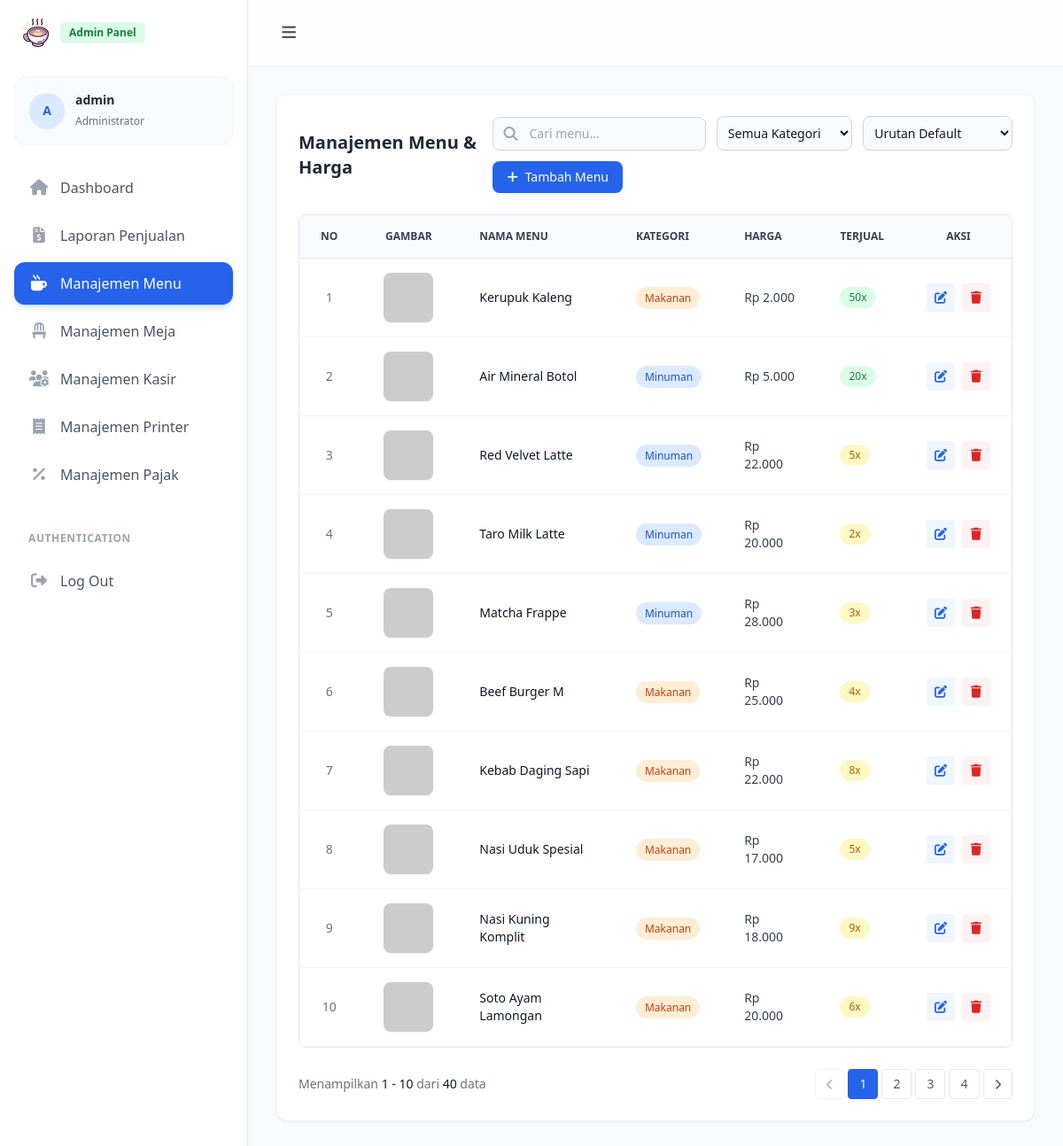
Screenshot of /admin/menu/index.php (signed in) with the database file from the repository.
### tables this page shows
CREATE TABLE `menu` (
  `id` int unsigned NOT NULL AUTO_INCREMENT,
  `name` varchar(50) NOT NULL,
  `image` varchar(150) DEFAULT NULL,
  `category` tinyint unsigned NOT NULL COMMENT '1: Makanan, 2: Minuman',
  `price` int unsigned NOT NULL,
  `sold` int unsigned NOT NULL DEFAULT '0',
  `description` text,
  `created_at` datetime DEFAULT CURRENT_TIMESTAMP,
  `updated_at` datetime DEFAULT NULL,
  PRIMARY KEY (`id`)
);

### admin/menu/index.php (the view, shortened to what this page needs)
<?php
require_once __DIR__ . '/../../config.php';
$limit = 10;
$page = isset($_GET['page']) ? max(1, (int)$_GET['page']) : 1;
$search = isset($_GET['search']) ? trim($_GET['search']) : '';
$category_filter = isset($_GET['category']) ? $_GET['category'] : '';
$sort_filter = isset($_GET['sort']) ? $_GET['sort'] : 'default';
$offset = ($page - 1) * $limit;
$params = [];
$where_sql = "";
$order_sql = " ORDER BY id DESC";
$count_sql = "SELECT COUNT(*) FROM menu" . $where_sql;
$total_stmt = $pdo->prepare($count_sql);
$total_stmt->execute($params);
$total_records = $total_stmt->fetchColumn();
$total_pages = ceil($total_records / $limit);
$fetch_sql = "SELECT * FROM menu" . $where_sql . $order_sql . " LIMIT :limit OFFSET :offset";
$stmt = $pdo->prepare($fetch_sql);
$stmt->bindValue(':limit', $limit, PDO::PARAM_INT);
$stmt->bindValue(':offset', $offset, PDO::PARAM_INT);
$stmt->execute();
$menu = $stmt->fetchAll();
$query_string = "&search=" . urlencode($search) . "&category=" . urlencode($category_filter) . "&sort=" . urlencode($sort_filter);
?>
<?php
include __DIR__ . '/../layout/header.php';
include __DIR__ . '/../layout/sidebar.php';
?>
    <main class="relative min-h-screen pt-[74px] transition-all duration-300 lg:ml-[280px] pc-main">
      <div class="p-4 sm:p-6 lg:p-8">
          <div class="rounded-xl border border-gray-100 bg-white p-6 shadow-sm">
            <div class="mb-6 flex flex-col sm:flex-row sm:items-center justify-between gap-4">
                <h3 class="text-xl font-bold text-gray-800">Manajemen Menu & Harga</h3>
                <div class="flex items-center gap-3 flex-wrap">
                    <form method="GET" class="flex flex-col sm:flex-row items-center gap-3 w-full sm:w-auto" id="filter-form">
                        <div class="relative w-full sm:w-auto">
                            <div class="absolute inset-y-0 left-0 flex items-center pl-3 pointer-events-none">
                            </div>
                            <input type="text" name="search" id="search-input" value="<?php echo htmlspecialchars($search); ?>"
                                   class="bg-gray-50 border border-gray-300 text-gray-900 text-sm rounded-lg focus:ring-blue-500 focus:border-blue-500 block w-full pl-10 p-2 outline-none"
                                   placeholder="Cari menu..." autocomplete="off">
                        </div>
                        <select name="category" onchange="this.form.submit()" class="bg-gray-50 border border-gray-300 text-gray-900 text-sm rounded-lg focus:ring-blue-500 focus:border-blue-500 outline-none block w-full sm:w-40 p-2">
                            <option value="">Semua Kategori</option>
                        </select>
                        <select name="sort" onchange="this.form.submit()" class="bg-gray-50 border border-gray-300 text-gray-900 text-sm rounded-lg focus:ring-blue-500 focus:border-blue-500 outline-none block w-full sm:w-44 p-2">
                            <option value="default" <?php echo ($sort_filter == 'default') ? 'selected' : ''; ?>>Urutan Default</option>
                        </select>
                    </form>
                    <button type="button" onclick="openChoiceModal()" class="inline-flex items-center rounded-lg bg-blue-600 px-4 py-2 text-sm font-medium text-white transition-colors hover:bg-blue-700 whitespace-nowrap">
                        <i class="fa-solid fa-plus mr-2"></i>Tambah Menu
                    </button>
                </div>
            </div>
            <div class="overflow-x-auto rounded-lg border border-gray-200">
                <table class="w-full text-left text-sm text-gray-500">
                    <thead class="bg-gray-50 text-xs uppercase text-gray-700 border-b border-gray-200">
                        <tr>
                            <th scope="col" class="w-16 px-6 py-4 text-center">No</th>
                            <th scope="col" class="w-28 px-6 py-4 text-center">Gambar</th>
                            <th scope="col" class="px-6 py-4">Nama Menu</th>
                            <th scope="col" class="px-6 py-4">Kategori</th>
                            <th scope="col" class="px-6 py-4">Harga</th>
                            <th scope="col" class="px-6 py-4">
                                Terjual
                            </th>
                            <th scope="col" class="px-6 py-4 text-center">Aksi</th>
                        </tr>
                    </thead>
                    <tbody>
                        <?php
                        $no = $offset + 1;
                        foreach ($menu as $row) :
                        ?>
                        <tr class="border-b border-gray-100 bg-white hover:bg-gray-50 transition-colors">
                            <td class="px-6 py-4 text-center"><?php echo $no++; ?></td>
                            <td class="px-6 py-4 text-center">
                                <?php
                                $img_src = htmlspecialchars($row['image']);
                                ?>
                                <img src="<?= $img_src; ?>" alt="Menu" class="w-14 h-14 rounded-lg object-cover mx-auto shadow-sm" onerror="this.src='https://placehold.co/100x100?text=No+Image'">
                            </td>
                            <td class="px-6 py-4 font-medium text-gray-900"><?php echo htmlspecialchars($row['name']); ?></td>
                            <td class="px-6 py-4">
                                <span class="rounded-full px-2.5 py-1 text-xs font-medium <?php echo ($row['category'] == 1 ? 'bg-orange-100 text-orange-700' : 'bg-blue-100 text-blue-700'); ?>">
                                    <?php echo ($row['category'] == 1 ? 'Makanan' : 'Minuman'); ?>
                                </span>
                            </td>
                            <td class="px-6 py-4 font-medium text-gray-700">Rp <?php echo number_format($row['price'], 0, ',', '.'); ?></td>
                            <td class="px-6 py-4">
                                <?php
                                $sold = (int)$row['sold'];
                                if ($sold >= 10) {
                                    $badge = 'bg-green-100 text-green-700';
                                } elseif ($sold > 0) {
                                    $badge = 'bg-yellow-100 text-yellow-700';
                                } else {
                                    $badge = 'bg-gray-100 text-gray-500';
                                }
                                ?>
                                <span class="inline-flex items-center gap-1 rounded-full px-2.5 py-1 text-xs font-medium <?= $badge ?>">
                                    <?= $sold ?>x
                                </span>
                            </td>
                            <td class="px-6 py-4 text-center">
                                <div class="flex items-center justify-center gap-2">
                                    <button type="button"
                                            data-id="<?php echo $row['id']; ?>"
                                            data-name="<?php echo htmlspecialchars($row['name']); ?>"
                                            data-category="<?php echo $row['category']; ?>"
                                            data-price="<?php echo $row['price']; ?>"
                                            data-image="<?php echo htmlspecialchars($row['image']); ?>"
                                            data-description="<?php echo htmlspecialchars($row['description']); ?>"
                                            onclick="openEditModal(this)"
                                            class="inline-flex h-8 w-8 items-center justify-center rounded bg-blue-50 text-blue-600 transition-colors hover:bg-blue-100 hover:text-blue-900">
                                        <i class="fa-solid fa-pen-to-square"></i>
                                    </button>
                                    <a href="hapus.php?id=<?php echo $row['id']; ?>" onclick="return confirm('Yakin ingin menghapus menu ini?')"
                                       class="inline-flex h-8 w-8 items-center justify-center rounded bg-red-50 text-red-600 transition-colors hover:bg-red-100 hover:text-red-900">
                                        <i class="fa-solid fa-trash"></i>
                                    </a>
                                </div>
                            </td>
                        </tr>
                        <?php endforeach; ?>
                    </tbody>
                </table>
            </div>
            <div class="mt-6 flex flex-col sm:flex-row items-center justify-between gap-4">
                <span class="text-sm text-gray-500">
                  <?php
                  $start = ($total_records > 0) ? $offset + 1 : 0;
                  $end = $offset + count($menu);
                  ?>
                  Menampilkan <span class="font-medium text-gray-900"><?php echo $start; ?> - <?php echo $end; ?></span> dari <span class="font-medium text-gray-900"><?php echo $total_records; ?></span> data
                </span>
                <div class="flex space-x-1">
                    <?php if ($page > 1): ?>
                        <a href="?page=<?php echo $page - 1; ?>&limit=<?php echo $limit; ?><?php echo $query_string; ?>"
                          class="rounded border border-gray-200 px-3 py-1.5 text-sm text-gray-600 hover:bg-gray-50 transition-colors"><i class="fa-solid fa-chevron-left text-xs"></i></a>
                    <?php else: ?>
                        <button disabled class="rounded border border-gray-200/50 px-3 py-1.5 text-sm text-gray-600/50 cursor-not-allowed"><i class="fa-solid fa-chevron-left text-xs"></i></button>
                    <?php endif; ?>
                    <?php for($i = 1; $i <= $total_pages; $i++): ?>
                        <a href="?page=<?php echo $i; ?>&limit=<?php echo $limit; ?><?php echo $query_string; ?>"
                          class="rounded border px-3 py-1.5 text-sm transition-colors <?php echo ($i == $page) ? 'border-blue-600 bg-blue-600 text-white shadow-sm' : 'border-gray-200 text-gray-600 hover:bg-gray-50'; ?>">
                          <?php echo $i; ?>
                        </a>
                    <?php endfor; ?>
                    <?php if ($page < $total_pages): ?>
                        <a href="?page=<?php echo $page + 1; ?>&limit=<?php echo $limit; ?><?php echo $query_string; ?>"
                          class="rounded border border-gray-200 px-3 py-1.5 text-sm text-gray-600 hover:bg-gray-50 transition-colors"><i class="fa-solid fa-chevron-right text-xs"></i></a>
                    <?php else: ?>
                        <button disabled class="rounded border border-gray-200/50 px-3 py-1.5 text-sm text-gray-600/50 cursor-not-allowed"><i class="fa-solid fa-chevron-right text-xs"></i></button>
                    <?php endif; ?>
                </div>
            </div>
        </div>
      </div>
    </main>
<?php
include '../layout/footer.php';
?>

### rows the page displays
menu: name "Kerupuk Kaleng", category "Makanan", price "2.000", sold "50"
menu: name "Air Mineral Botol", category "Minuman", price "5.000", sold "20"
menu: name "Red Velvet Latte", category "Minuman", price "22.000", sold "5"
menu: name "Taro Milk Latte", category "Minuman", price "20.000", sold "2"
menu: name "Matcha Frappe", category "Minuman", price "28.000", sold "3"
menu: name "Beef Burger M", category "Makanan", price "25.000", sold "4"
menu: name "Kebab Daging Sapi", category "Makanan", price "22.000", sold "8"
menu: name "Nasi Uduk Spesial", category "Makanan", price "17.000", sold "5"
menu: name "Nasi Kuning Komplit", category "Makanan", price "18.000", sold "9"
menu: name "Soto Ayam Lamongan", category "Makanan", price "20.000", sold "6"

### other values shown
$initials "A"
$_SESSION['name'] "admin"
$start "1"
$end "10"
$total_records "40"
